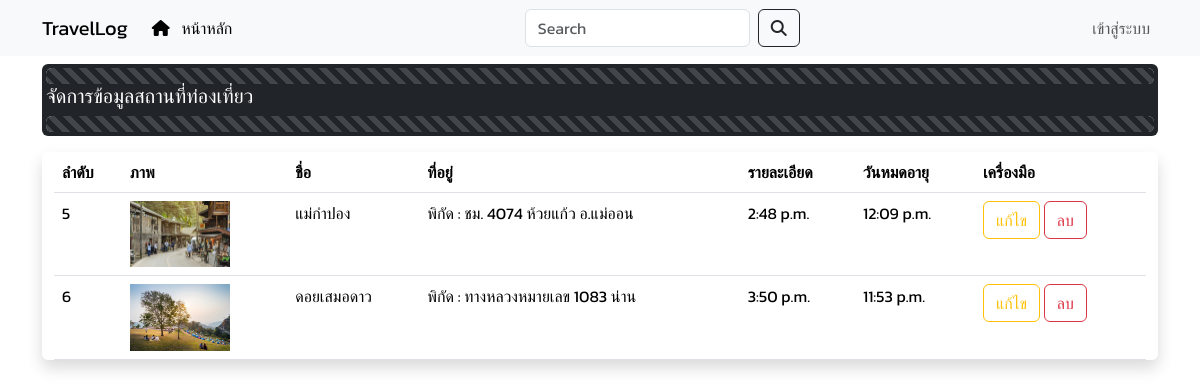
/manage, run on the app's committed database.
### travelLog_app/models.py (models this page shows, shortened)
class Place(models.Model):
    place_id = models.AutoField(primary_key=True)
    name = models.CharField(max_length=100)
    location = models.CharField(max_length=50)
    description = models.TextField()
    opening_hours = models.TimeField()
    closing_hours = models.TimeField()
    image = models.ImageField(upload_to='place_images/')

### travelLog_app/views.py (the view)
# urls.py: path('manage',views.manage),
def manage(request):
    show_emp = Place.objects.all()
    context = {'Placedata':show_emp}
    return render(request,'show.html',context)

### travelLog_app/templates/show.html (shortened to what this page needs)
{% extends "base.html" %}
{% block content %}
<div class="mt-2 p-1 bg-dark text-white rounded">
  <div class="progress">
    <div class="progress-bar bg-dark progress-bar-striped" style="width:100%"></div>
  </div>
    <h5>จัดการข้อมูลสถานที่ท่องเที่ยว</h5>
    <div class="progress">
      <div class="progress-bar bg-dark progress-bar-striped" style="width:100%"></div>
    </div>
  </div>
<div class="container-fluid my-3 justify-content-center align-items-center shadow rounded">
<table class="table table-responsive">
    <thead>
        <tr>
            <th><div class="col d-none d-sm-block">
              ลำดับ
            </div></th>
            <th>ภาพ</th>
            <th>ชื่อ</th>
            <th>ที่อยู่</th>
            <th>รายละเอียด</th>
            <th>
              <div class="col d-none d-sm-block">
                วันหมดอายุ
              </div>
            </th>
            <th>เครื่องมือ</th>
        </tr>
    </thead>
    <tbody>
        {% for i in Placedata %}
        <tr>
            <td>{{i.place_id}}</td>
            <td><img src="{{ i.image.url }}" style="width:100px" alt="..."></td>
            <td>{{i.name}}</td>
            <td>{{i.location}}</td>
            <td>{{i.opening_hours}}</td>
            <td>{{i.closing_hours}}</td>
            <td> {% comment %} ปุ่มแก้ไข และ ลบ จะกลายเป็นไอคอนไม่จอลดขนาดลง {% endcomment %}
              <div class="col d-none d-sm-block">
                <a href="edit/{{i.place_id}}" class="btn btn-outline-warning">แก้ไข<a/>
                  <a href="#" class="btn btn-outline-danger" data-bs-toggle="modal"
                  data-bs-target="#deleteConfirmationModal"
                  onclick="setDeleteUrl('delete/{{i.place_id}}')">
                  ลบ
                    </a>
              </div>
              </td>{% comment %} ปุ่มแก้ไข และ ลบ จะกลายเป็นไอคอนไม่จอลดขนาดลง {% endcomment %}
        </tr>
        {% endfor %}
    </tbody>
</div>
{% endblock  %}

### travelLog_app/templates/base.html (style rules this page uses)
body { font-family: "Kanit", sans-serif; }

### data on the page
Place: place_id "5", image (picture), name "แม่กำปอง", location "พิกัด : ชม. 4074 ห้วยแก้ว อ.แม่ออน", opening_hours "2:48 p.m.", closing_hours "12:09 p.m."
Place: place_id "6", image (picture), name "ดอยเสมอดาว", location "พิกัด : ทางหลวงหมายเลข 1083 น่าน", opening_hours "3:50 p.m.", closing_hours "11:53 p.m."
